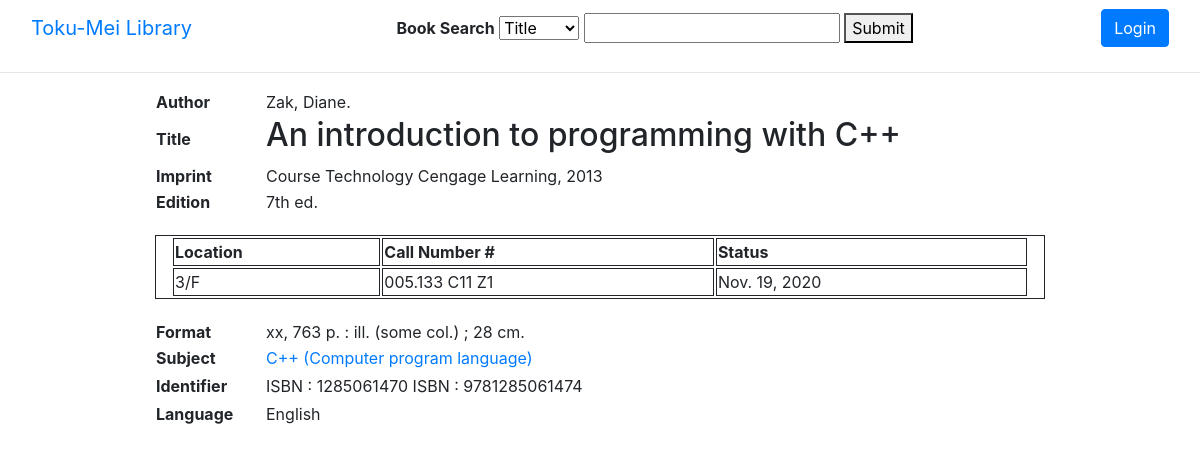
/record/8/, run on the app's committed database.
### catalogue/models.py (models this page shows, shortened)
class Booktitle(models.Model):
    title = models.CharField(max_length=250)
    author = models.TextField(blank=True, null=True)
    edition = models.CharField(max_length=100, blank=True, null=True)
    publisher = models.CharField(max_length=250, blank=True, null=True)
    year = models.IntegerField(blank=True, null=True)
    format = models.CharField(max_length=250, blank=True, null=True)
    series = models.TextField(blank=True, null=True)
    subjects = models.TextField(blank=True, null=True)
    note = models.TextField(blank=True, null=True)
    language = models.CharField(max_length=100, blank=True, null=True)
    isbn = models.TextField(blank=True, null=True)
    created_on = models.DateTimeField(auto_now=True)
    updated_on = models.DateTimeField(auto_now_add=True)

class Bookitem(models.Model):
    LOCATION = (
        ('1/F', '1/F'),
        ('2/F', '2/F'),
        ('3/F', '3/F'),
        ('1/F Reference', '1/F Reference')
    )
    STATUS = (
        ('available', 'available'),
        ('checked-out', 'checked-out'),
        ('on holdshelf', 'on holdshelf'),
        ('lib use only', 'lib use only'),
        ('in purchase', 'in purchase'),
        ('in process', 'in process'),
        ('library display', 'library display'),
        ('lost', 'lost'),
        ('withdrawn', 'withdrawn')
    )
    barcode = models.CharField(max_length=10, unique=True)
    title = models.ForeignKey(Booktitle, on_delete=models.CASCADE)
    material_type = models.CharField(max_length=10)
    location = models.CharField(max_length=25, choices=LOCATION)
    callno = models.CharField(max_length=100)
    status = models.CharField(max_length=25, choices=STATUS)
    duedate = models.DateField(blank=True, null=True)
    current_user = models.ForeignKey(User, on_delete=models.CASCADE, blank=True, null=True, related_name="user_in_use")
    previous_user = models.ForeignKey(User, on_delete=models.CASCADE, blank=True, null=True, related_name="user_previous_use")
    total_checkedout = models.IntegerField(default=0)
    renewal = models.IntegerField(default=0)
    display_message = models.CharField(max_length=100, blank=True, null=True)
    holdlist = models.CharField(max_length=200, blank=True, null=True)
    created_on = models.DateTimeField(auto_now=True)
    updated_on = models.DateTimeField(auto_now_add=True)
    def show_status(self):
        if self.status == "checked-out":
            return self.duedate
        else:
            return self.status

### catalogue/views.py (the view)
# urls.py: path('record/<id>/', book_record),
def book_record(request, id):
    book = Booktitle.objects.get(id=id)
    subject_column = Booktitle._meta.get_field("subjects")
    subject_data = subject_column.value_from_object(book)
    subject_list = subject_data.split("||")
    isbn_column = Booktitle._meta.get_field("isbn")
    isbn_data = isbn_column.value_from_object(book)
    isbn_list = isbn_data.split("||")
    if book.edition == None:
        book.edition = ""
    items = Bookitem.objects.filter(title=id)
    context = {
        'book':book,
        'subjects':subject_list,
        'isbn':isbn_list,
        'items':items
    }
    return render(request, 'book_record.html', context)

### catalogue/templates/book_record.html
{% extends 'base.html' %}
{% block content %}
<div class="container record">
    <table class="container-fluid birecord">
        <tr>
            <th>Author</th>
            <td>{{book.author}}</td>
        </tr>
        <tr>
            <th>Title</th>
            <td><h2>{{book.title}}</h2></td>
        </tr>
        <tr>
            <th>Imprint</th>
            <td>{{book.publisher}}, {{book.year}}</td>
        </tr>
        <tr>
            <th>Edition</th>
            <td>{{book.edition}}</td>
        </tr>
    </table>
    <table class="container-fluid itemtable">
        <tr>
            <th>Location</th>
            <th>Call Number #</th>
            <th>Status</th>
        </tr>
        {% for i in items %}
        <tr>
            <td>{{i.location}}</td>
            <td>{{i.callno}}</td>
            <td>{{i.show_status}}</td>
        </tr>
        {% endfor %}
    </table>
    <table class="container-fluid birecord">
        <tr>
            <th>Format</th>
            <td>{{book.format}}</td>
        </tr>
        <tr>
            <th>Subject</th>
            {% for s in subjects %}
            <td><a href="/searchBySubject/{{s}}">{{s}}</a></td>
            </tr>
            <tr><th></th>
                {% endfor %}
        </tr>
        <tr>
            <th>Identifier</th>
            {% for i in isbn %}
            <td>{{i}}</td>
            </tr>
            <tr><th></th>
                {% endfor %}
        </tr>
        <tr>
            <th>Language</th>
            <td>{{book.language}}</td>
        </tr>
    </table>
</div>
{% endblock content %}

### catalogue/templates/base.html (style rules this page uses)
.container { max-width: 920px; }
table { margin-bottom: 20px; max-width: 900px; }
.itemtable { border-collapse: separate; }
.itemtable, .itemtable th, .itemtable td { border: 1px solid; }
.birecord th { width: 110px; }

### data on the page
Booktitle: author "Zak, Diane.", title "An introduction to programming with C++", publisher "Course Technology Cengage Learning", year "2013", edition "7th ed.", format "xx, 763 p. : ill. (some col.) ; 28 cm.", subjects "C++ (Computer program language)", isbn "ISBN : 1285061470 ISBN : 9781285061474", language "English"
Bookitem: location "3/F", callno "005.133 C11 Z1", show_status "Nov. 19, 2020"
